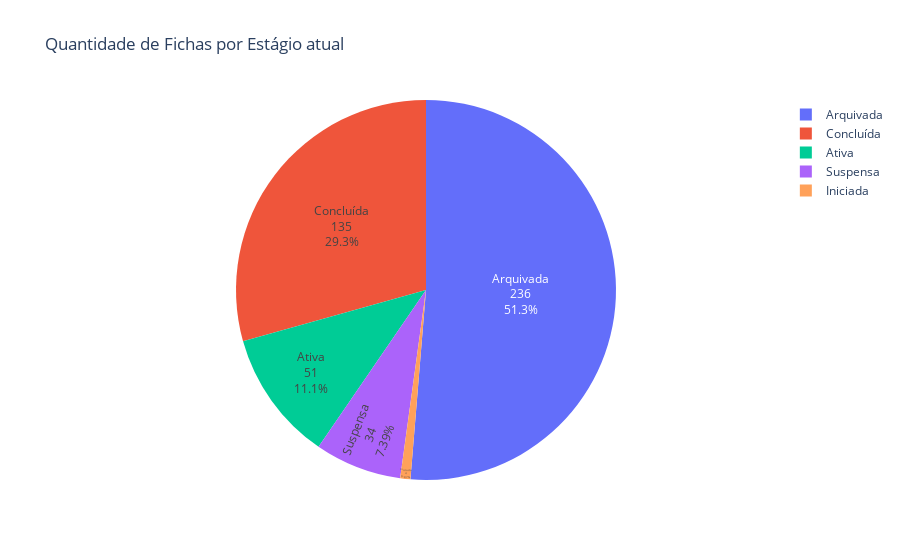

Notebook cell for this chart:
### Markdown cell above
# Desempenho / tempo das Fichas

### Code cell
g.FigFichasTempoTotal()

### Figure 1 — Plotly figure (JSON) as saved in the notebook; plotly's stock layout.template omitted (floating-point values rounded to 4 significant figures)
{"data": [{"domain": {"x": [0, 1], "y": [0, 1]}, "hovertemplate": "Estágio=%{label}<br>Ficha=%{value}<extra></extra>", "labels": ["Arquivada", "Arquivada", "Concluída", "Arquivada", "Concluída", "Arquivada", "Concluída", "Iniciada", "Arquivada", "Concluída", "Arquivada", "Ativa", "Concluída", "Arquivada", "Ativa", "Concluída", "Arquivada", "Ativa", "Concluída", "Arquivada", "Ativa", "Concluída", "Arquivada", "Ativa", "Concluída", "Arquivada", "Ativa", "Concluída", "Arquivada", "Ativa", "Concluída", "Arquivada", "Ativa", "Concluída", "Arquivada", "Ativa", "Concluída", "Suspensa", "Arquivada", "Ativa", "Concluída", "Suspensa", "Arquivada", "Ativa", "Concluída", "Suspensa", "Arquivada", "Ativa", "Concluída", "Suspensa", "Arquivada", "Ativa", "Concluída", "Suspensa", "Arquivada", "Ativa", "Concluída", "Arquivada", "Ativa", "Suspensa", "Arquivada", "Iniciada", "Ativa", "Concluída", "Suspensa"], "legendgroup": "", "name": "", "showlegend": true, "textinfo": "percent+label+value", "textposition": "inside", "type": "pie", "values": [11, 15, 8, 9, 2, 8, 4, 1, 19, 9, 39, 2, 18, 18, 1, 35, 7, 1, 6, 8, 1, 3, 15, 1, 1, 14, 1, 8, 7, 1, 3, 8, 2, 7, 15, 9, 11, 8, 4, 4, 4, 11, 18, 8, 7, 6, 7, 3, 4, 4, 3, 2, 2, 1, 6, 5, 2, 1, 6, 1, 4, 3, 4, 1, 3]}], "layout": {"legend": {"tracegroupgap": 0}, "title": {"text": "Quantidade de Fichas por Estágio atual"}}}
